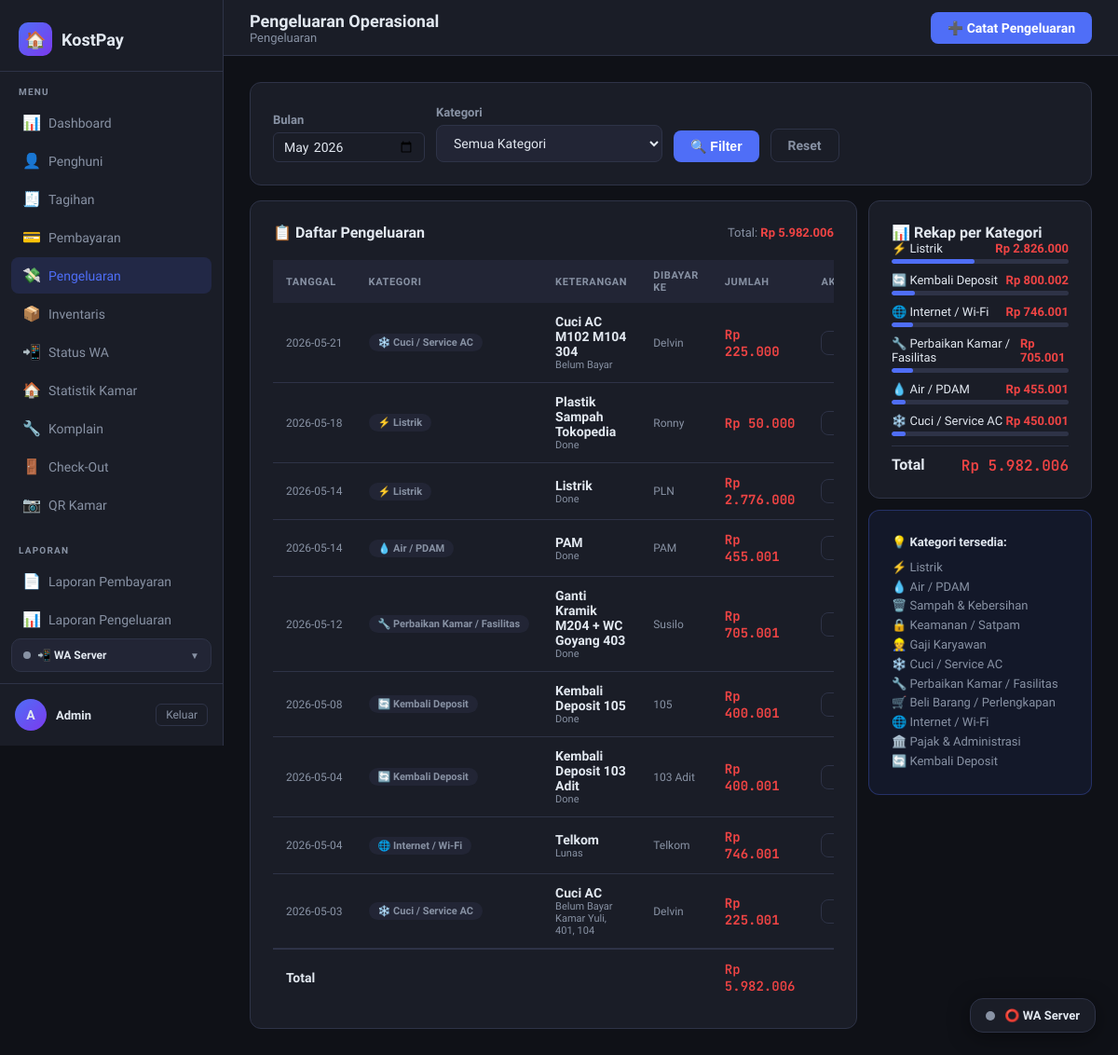
/pengeluaran/ (signed in), run on an earlier commit of the app's database.
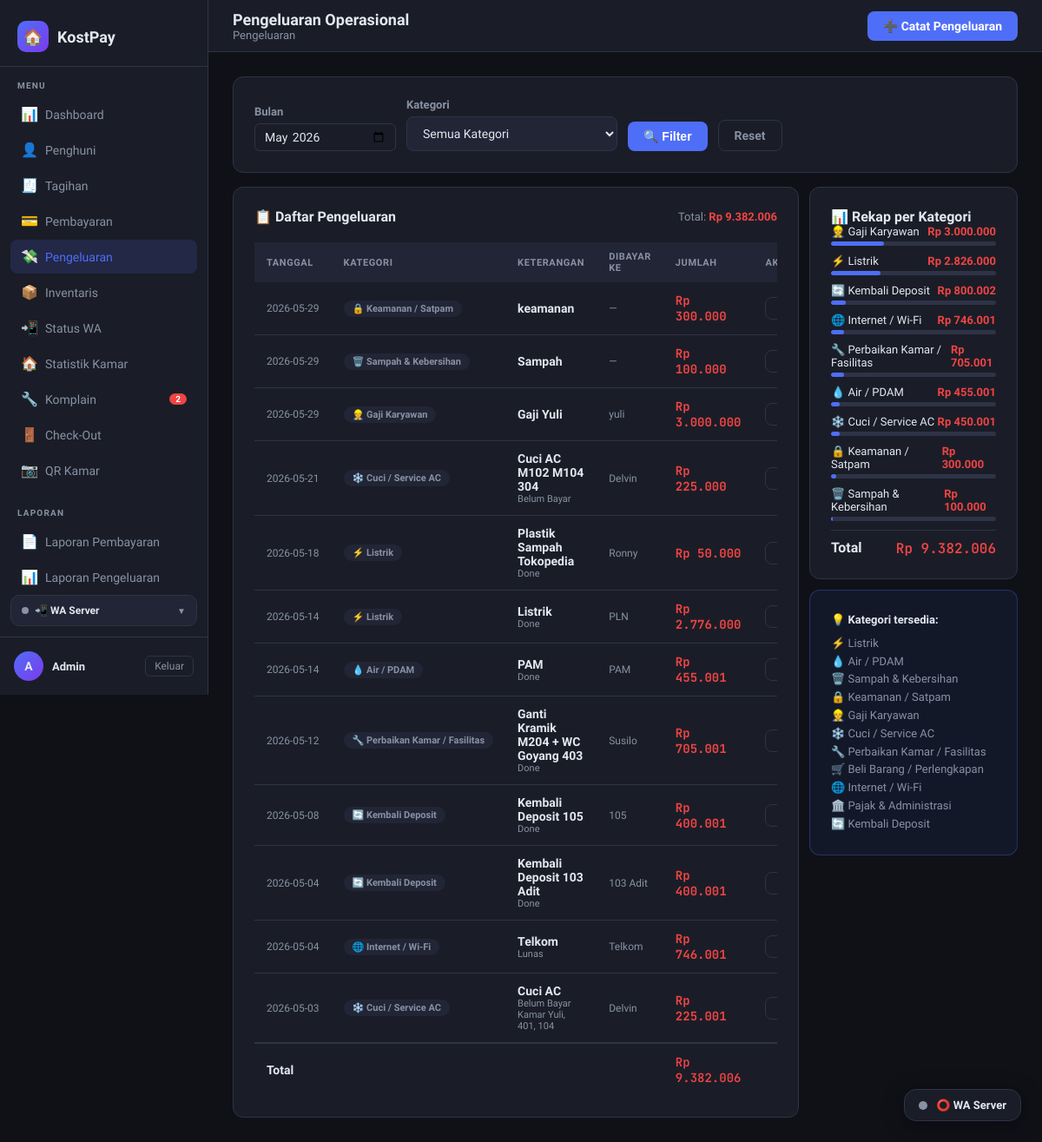
And on a later commit of the database.
### tables this page shows
CREATE TABLE pengeluaran (
            id          INTEGER PRIMARY KEY AUTOINCREMENT,
            tanggal     TEXT    NOT NULL,
            kategori    TEXT    NOT NULL,
            keterangan  TEXT    NOT NULL,
            jumlah      REAL    NOT NULL DEFAULT 0,
            dibayar_ke  TEXT,
            catatan     TEXT,
            created_at  TEXT    DEFAULT (datetime('now','localtime'))
        );

### routes/pengeluaran_routes.py (the view)
@pengeluaran_bp.route('/')
@login_required
def index():
    _init_table()
    bulan, kat = _get_filter_params()
    conn  = get_db()
    bulan_list = conn.execute(
        "SELECT DISTINCT substr(tanggal,1,7) AS bln FROM pengeluaran ORDER BY bln DESC"
    ).fetchall()
    bulan_list = [r['bln'] for r in bulan_list]
    query  = "SELECT * FROM pengeluaran WHERE substr(tanggal,1,7)=?"
    params = [bulan]
    if kat:
        query  += " AND kategori=?"
        params.append(kat)
    query += " ORDER BY tanggal DESC, id DESC"
    daftar = conn.execute(query, params).fetchall()
    total = sum(r['jumlah'] for r in daftar)
    rekap = conn.execute("""
        SELECT kategori, SUM(jumlah) AS total
        FROM pengeluaran
        WHERE substr(tanggal,1,7)=?
        GROUP BY kategori
        ORDER BY total DESC
    """, (bulan,)).fetchall()
    conn.close()
    return render_template('pengeluaran/index.html',
        daftar=daftar, total=total, rekap=rekap,
        bulan=bulan, bulan_list=bulan_list,
        filter_kat=kat,
        kategori=KATEGORI, kategori_map=KATEGORI_MAP)

### models/database.py (called while the page is built)
def get_db():
    conn = sqlite3.connect(DATABASE)
    conn.row_factory = sqlite3.Row
    return conn

### routes/pengeluaran_routes.py (called while the page is built)
def _init_table():
    conn = get_db()
    conn.execute("""
        CREATE TABLE IF NOT EXISTS pengeluaran (
            id          INTEGER PRIMARY KEY AUTOINCREMENT,
            tanggal     TEXT    NOT NULL,
            kategori    TEXT    NOT NULL,
            keterangan  TEXT    NOT NULL,
            jumlah      REAL    NOT NULL DEFAULT 0,
            dibayar_ke  TEXT,
            catatan     TEXT,
            created_at  TEXT    DEFAULT (datetime('now','localtime'))
        )
    """)
    conn.commit()
    conn.close()

def _get_filter_params():
    now   = date.today()
    bulan = request.args.get('bulan', f"{now.year}-{now.month:02d}")
    kat   = request.args.get('kategori', '')
    return bulan, kat

### utils/auth.py (called while the page is built)
def login_required(f):
    @wraps(f)
    def decorated(*args, **kwargs):
        if 'admin_id' not in session:
            flash('Silakan login terlebih dahulu.', 'warning')
            return redirect(url_for('auth.login'))
        return f(*args, **kwargs)
    return decorated

### templates/pengeluaran/index.html (shortened to what the changed rows need)
{% extends 'base.html' %}
{% block page_title %}Pengeluaran Operasional{% endblock %}
{% block content %}
<div class="flex gap-3" style="flex-wrap:wrap; align-items:flex-start;">
  <div class="card" style="flex:1; min-width:340px;">
    <div class="card-header">
      <div style="font-size:13px; color:var(--muted);">
        Total: <span class="fw-bold text-red">{{ total | rupiah }}</span>
      </div>
    </div>
    <div class="table-wrap">
      {% if daftar %}
      <table>
        <thead>
          <tr>
            <th>Tanggal</th>
            <th>Kategori</th>
            <th>Keterangan</th>
            <th>Dibayar ke</th>
            <th>Jumlah</th>
            <th>Aksi</th>
          </tr>
        </thead>
        <tbody>
          {% for p in daftar %}
          <tr>
            <td class="text-muted" style="white-space:nowrap; font-size:12px;">{{ p.tanggal }}</td>
            <td>
              <span class="badge badge-secondary" style="font-size:11px; white-space:nowrap;">
                {{ kategori_map.get(p.kategori, p.kategori) }}
              </span>
            </td>
            <td class="fw-bold">
              {{ p.keterangan }}
              {% if p.catatan %}
                <div class="text-muted" style="font-size:11px; font-weight:400;">{{ p.catatan }}</div>
              {% endif %}
            </td>
            <td class="text-muted" style="font-size:12px;">{{ p.dibayar_ke or '—' }}</td>
            <td class="text-mono text-red fw-bold">{{ p.jumlah | rupiah }}</td>
            <td>
              <div class="flex gap-2">
                <a href="{{ url_for('pengeluaran.edit', eid=p.id) }}"
                   class="btn btn-outline btn-sm" title="Edit">✏️</a>
              </div>
            </td>
          </tr>
          {% endfor %}
        </tbody>
        <tfoot>
          <tr style="font-weight:600; border-top:2px solid var(--border);">
            <td colspan="4">Total</td>
            <td class="text-mono text-red">{{ total | rupiah }}</td>
            <td></td>
          </tr>
        </tfoot>
      </table>
      {% endif %}
    </div>
  </div>
  <div style="min-width:240px; flex:0 0 240px; display:flex; flex-direction:column; gap:12px;">
    <div class="card">
      {% if rekap %}
        {% set grand = rekap | sum(attribute='total') %}
        {% for r in rekap %}
        <div style="margin-bottom:10px;">
          <div style="display:flex; justify-content:space-between; margin-bottom:4px; font-size:13px;">
            <span>{{ kategori_map.get(r.kategori, r.kategori) }}</span>
            <span class="fw-bold text-red">{{ r.total | rupiah }}</span>
          </div>
          {% if grand > 0 %}
          {% set pct = (r.total / grand * 100) | round(0) | int %}
          <div style="height:5px; background:var(--border); border-radius:99px; overflow:hidden;">
            <div style="height:100%; width:{{ pct }}%; background:var(--accent); border-radius:99px;"></div>
          </div>
          {% endif %}
        </div>
        {% endfor %}
        <div style="border-top:1px solid var(--border); padding-top:10px; margin-top:4px;
                    display:flex; justify-content:space-between; font-weight:600;">
          <span>Total</span>
          <span class="text-red text-mono">{{ grand | rupiah }}</span>
        </div>
      {% else %}
        <div class="text-muted" style="font-size:13px;">Belum ada data.</div>
      {% endif %}
    </div>
    <div class="card" style="background:color-mix(in srgb, var(--accent) 8%, transparent);
         border-color:color-mix(in srgb, var(--accent) 30%, transparent);">
      <div style="font-size:13px; line-height:1.6;">
        <div class="fw-bold" style="margin-bottom:6px;">💡 Kategori tersedia:</div>
        {% for k, label in kategori %}
          <div style="color:var(--muted);">{{ label }}</div>
        {% endfor %}
      </div>
    </div>
  </div>
</div>
{% endblock %}

What changed in the data, as far as the page shows it:
added pengeluaran: tanggal "2026-05-29", get "🔒 Keamanan / Satpam", keterangan "keamanan", dibayar_ke "—", jumlah|rupiah "Rp 300.000"
added pengeluaran: tanggal "2026-05-29", get "🗑️ Sampah & Kebersihan", keterangan "Sampah", dibayar_ke "—", jumlah|rupiah "Rp 100.000"
added pengeluaran: tanggal "2026-05-29", get "👷 Gaji Karyawan", keterangan "Gaji Yuli", dibayar_ke "yuli", jumlah|rupiah "Rp 3.000.000"
Also different on the page:
{{ komplain_baru_count }}: (not shown) → "2"
{{ total | rupiah }}: "Rp 5.982.006" → "Rp 9.382.006"
{{ pct }}: 47 → 30 (drawn)
{{ pct }}: 13 → 9 (drawn)
{{ pct }}: 12 → 8 (drawn)
{{ pct }}: 8 → 5 (drawn)
{{ grand | rupiah }}: "Rp 5.982.006" → "Rp 9.382.006"
new list line: "👷 Gaji Karyawan Rp 3.000.000"
new list line: "🔒 Keamanan / Satpam Rp 300.000"
new list line: "🗑️ Sampah & Kebersihan Rp 100.000"
